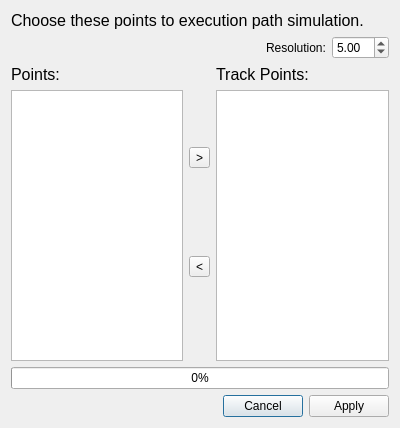
<?xml version="1.0" encoding="UTF-8"?>
<ui version="4.0">
 <class>Dialog</class>
 <widget class="QDialog" name="Dialog">
  <property name="geometry">
   <rect>
    <x>0</x>
    <y>0</y>
    <width>400</width>
    <height>428</height>
   </rect>
  </property>
  <property name="minimumSize">
   <size>
    <width>400</width>
    <height>428</height>
   </size>
  </property>
  <property name="maximumSize">
   <size>
    <width>400</width>
    <height>428</height>
   </size>
  </property>
  <property name="windowTitle">
   <string>Path Track</string>
  </property>
  <property name="windowIcon">
   <iconset resource="../../icons.qrc">
    <normaloff>:/icons/bezier.png</normaloff>:/icons/bezier.png</iconset>
  </property>
  <property name="sizeGripEnabled">
   <bool>false</bool>
  </property>
  <property name="modal">
   <bool>true</bool>
  </property>
  <layout class="QVBoxLayout" name="verticalLayout_4">
   <item>
    <widget class="QLabel" name="label">
     <property name="text">
      <string>&lt;html&gt;&lt;head/&gt;&lt;body&gt;&lt;p&gt;&lt;span style=&quot; font-size:12pt;&quot;&gt;Choose these points to execution path simulation.&lt;/span&gt;&lt;/p&gt;&lt;/body&gt;&lt;/html&gt;</string>
     </property>
     <property name="textFormat">
      <enum>Qt::RichText</enum>
     </property>
     <property name="alignment">
      <set>Qt::AlignLeading|Qt::AlignLeft|Qt::AlignTop</set>
     </property>
     <property name="wordWrap">
      <bool>true</bool>
     </property>
    </widget>
   </item>
   <item>
    <layout class="QHBoxLayout" name="horizontalLayout_3">
     <item>
      <spacer name="horizontalSpacer_2">
       <property name="orientation">
        <enum>Qt::Horizontal</enum>
       </property>
       <property name="sizeHint" stdset="0">
        <size>
         <width>40</width>
         <height>20</height>
        </size>
       </property>
      </spacer>
     </item>
     <item>
      <widget class="QLabel" name="label_4">
       <property name="text">
        <string>Resolution:</string>
       </property>
      </widget>
     </item>
     <item>
      <widget class="QDoubleSpinBox" name="Resolution">
       <property name="minimum">
        <double>0.500000000000000</double>
       </property>
       <property name="maximum">
        <double>45.000000000000000</double>
       </property>
       <property name="singleStep">
        <double>5.000000000000000</double>
       </property>
       <property name="value">
        <double>5.000000000000000</double>
       </property>
      </widget>
     </item>
    </layout>
   </item>
   <item>
    <layout class="QHBoxLayout" name="horizontalLayout_2">
     <item>
      <layout class="QVBoxLayout" name="verticalLayout_2">
       <item>
        <widget class="QLabel" name="label_2">
         <property name="text">
          <string>&lt;html&gt;&lt;head/&gt;&lt;body&gt;&lt;p&gt;&lt;span style=&quot; font-size:12pt;&quot;&gt;Points:&lt;/span&gt;&lt;/p&gt;&lt;/body&gt;&lt;/html&gt;</string>
         </property>
         <property name="textFormat">
          <enum>Qt::RichText</enum>
         </property>
         <property name="alignment">
          <set>Qt::AlignLeading|Qt::AlignLeft|Qt::AlignTop</set>
         </property>
         <property name="wordWrap">
          <bool>true</bool>
         </property>
        </widget>
       </item>
       <item>
        <widget class="QListWidget" name="Point_list"/>
       </item>
      </layout>
     </item>
     <item>
      <layout class="QVBoxLayout" name="verticalLayout">
       <item>
        <widget class="QToolButton" name="add_button">
         <property name="text">
          <string>&gt;</string>
         </property>
        </widget>
       </item>
       <item>
        <widget class="QToolButton" name="remove_botton">
         <property name="text">
          <string>&lt;</string>
         </property>
        </widget>
       </item>
      </layout>
     </item>
     <item>
      <layout class="QVBoxLayout" name="verticalLayout_3">
       <item>
        <widget class="QLabel" name="label_3">
         <property name="text">
          <string>&lt;html&gt;&lt;head/&gt;&lt;body&gt;&lt;p&gt;&lt;span style=&quot; font-size:12pt;&quot;&gt;Track Points:&lt;/span&gt;&lt;/p&gt;&lt;/body&gt;&lt;/html&gt;</string>
         </property>
         <property name="textFormat">
          <enum>Qt::RichText</enum>
         </property>
         <property name="alignment">
          <set>Qt::AlignLeading|Qt::AlignLeft|Qt::AlignTop</set>
         </property>
         <property name="wordWrap">
          <bool>true</bool>
         </property>
        </widget>
       </item>
       <item>
        <widget class="QListWidget" name="Run_list"/>
       </item>
      </layout>
     </item>
    </layout>
   </item>
   <item>
    <widget class="QProgressBar" name="progressBar">
     <property name="value">
      <number>0</number>
     </property>
     <property name="textVisible">
      <bool>true</bool>
     </property>
    </widget>
   </item>
   <item>
    <layout class="QHBoxLayout" name="horizontalLayout">
     <item>
      <spacer name="horizontalSpacer">
       <property name="orientation">
        <enum>Qt::Horizontal</enum>
       </property>
       <property name="sizeHint" stdset="0">
        <size>
         <width>40</width>
         <height>20</height>
        </size>
       </property>
      </spacer>
     </item>
     <item>
      <widget class="QDialogButtonBox" name="buttonBox">
       <property name="standardButtons">
        <set>QDialogButtonBox::Apply|QDialogButtonBox::Cancel</set>
       </property>
      </widget>
     </item>
    </layout>
   </item>
  </layout>
 </widget>
 <resources>
  <include location="../../icons.qrc"/>
 </resources>
 <connections>
  <connection>
   <sender>buttonBox</sender>
   <signal>rejected()</signal>
   <receiver>Dialog</receiver>
   <slot>reject()</slot>
   <hints>
    <hint type="sourcelabel">
     <x>292</x>
     <y>332</y>
    </hint>
    <hint type="destinationlabel">
     <x>199</x>
     <y>181</y>
    </hint>
   </hints>
  </connection>
 </connections>
</ui>
